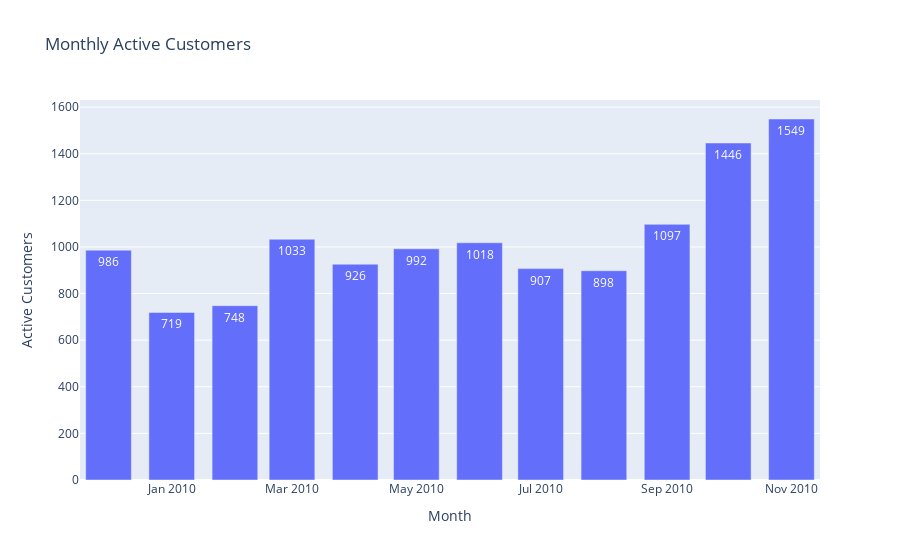

Here is the notebook cell this chart was saved with:
### Code cell
#creating monthly active customers dataframe by counting unique Customer IDs
monthly_active = dataframe.groupby('year-month')['Customer ID'].nunique().reset_index()
monthly_active.rename(columns={'Customer ID':'Active Customers','year-month':'Month'},inplace=True)
monthly_active.drop([monthly_active.index[4]],inplace=True)
px.bar(monthly_active,x="Month",y="Active Customers",title='Monthly Active Customers',text_auto=True)

### Figure 1 — Plotly figure (JSON) as saved in the notebook; plotly's stock layout.template omitted (floating-point values rounded to 4 significant figures)
{"data": [{"alignmentgroup": "True", "hovertemplate": "Month=%{x}<br>Active Customers=%{y}<extra></extra>", "legendgroup": "", "marker": {"color": "#636efa", "pattern": {"shape": ""}}, "name": "", "offsetgroup": "", "orientation": "v", "showlegend": false, "textposition": "auto", "texttemplate": "%{y}", "type": "bar", "x": ["2009-12", "2010-1", "2010-10", "2010-11", "2010-2", "2010-3", "2010-4", "2010-5", "2010-6", "2010-7", "2010-8", "2010-9"], "xaxis": "x", "y": [986, 719, 1446, 1549, 748, 1033, 926, 992, 1018, 907, 898, 1097], "yaxis": "y"}], "layout": {"barmode": "relative", "legend": {"tracegroupgap": 0}, "title": {"text": "Monthly Active Customers"}, "xaxis": {"anchor": "y", "domain": [0, 1], "title": {"text": "Month"}}, "yaxis": {"anchor": "x", "domain": [0, 1], "title": {"text": "Active Customers"}}}}
